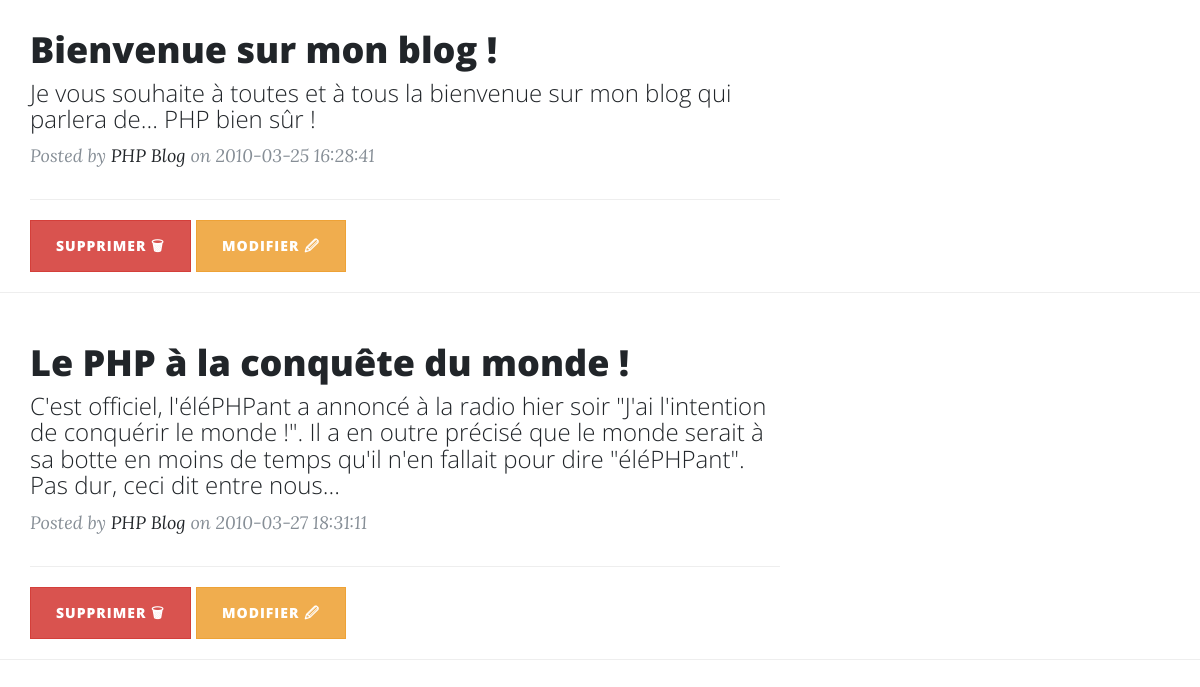
The app's page /articles.php (signed in) with its own data.
### tables this page shows
CREATE TABLE `billets` (
  `id` int(11) NOT NULL,
  `titre` varchar(255) NOT NULL,
  `contenu` text NOT NULL,
  `date_creation` datetime NOT NULL
);

### articles.php (the view, shortened to what this page needs)
<?php
require('src/connect.php');
?>
<!DOCTYPE html>
<html lang="en">
    <head>
        <link href="vendor/bootstrap/css/bootstrap.min.css" rel="stylesheet">
        <link href="vendor/fontawesome-free/css/all.min.css" rel="stylesheet" type="text/css">
        <link href="css/clean-blog.min.css" rel="stylesheet">
    </head>
    <body>
        <?php
            $read_articles = $bdd->query('SELECT * FROM billets');
            while($article = $read_articles->fetch()){
        ?>
        <div class="container">
            <div class="row">
            <div class="col-lg-8 col-md-10 mx-auto">
                <div class="post-preview">
                <a href="post.html">
                    <h2 class="post-title">
                    <?php echo $article['titre']; ?>
                    </h2>
                    <h3 class="post-subtitle">
                    <?php echo $article['contenu']; ?>
                    </h3>
                </a>
                <p class="post-meta">Posted by
                    <a href="#">PHP Blog</a>
                    on <?php echo $article['date_creation']; ?></p>
                </div>
                <hr>
        <div class="clearfix">
                <a class="btn btn-danger float-right" href="delete-article.php?id=<?php echo $article['id']; ?>"> Supprimer &#128465;</a>
                <a class="btn btn-warning float-right" href="update-article.php?id=<?php echo $article['id']; ?>">Modifier &#128393;</a>
                </div>
            </div>
            </div>
        </div>
        <hr>
        <?php
            }
        ?>
    </body>
</html>

### records on screen
billets: titre "Bienvenue sur mon blog !", contenu "Je vous souhaite à toutes et à tous la bienvenue sur mon blog qui parlera de... PHP bien sûr !", date_creation "2010-03-25 16:28:41"
billets: titre "Le PHP à la conquête du monde !", contenu "C'est officiel, l'éléPHPant a annoncé à la radio hier soir \"J'ai l'intention de conquérir le monde !\". Il a en outre précisé que le monde serait à sa botte en moins de temps qu'il n'en fallait pour dire \"éléPHPant\". Pas dur, ceci dit entre nous...", date_creation "2010-03-27 18:31:11"
